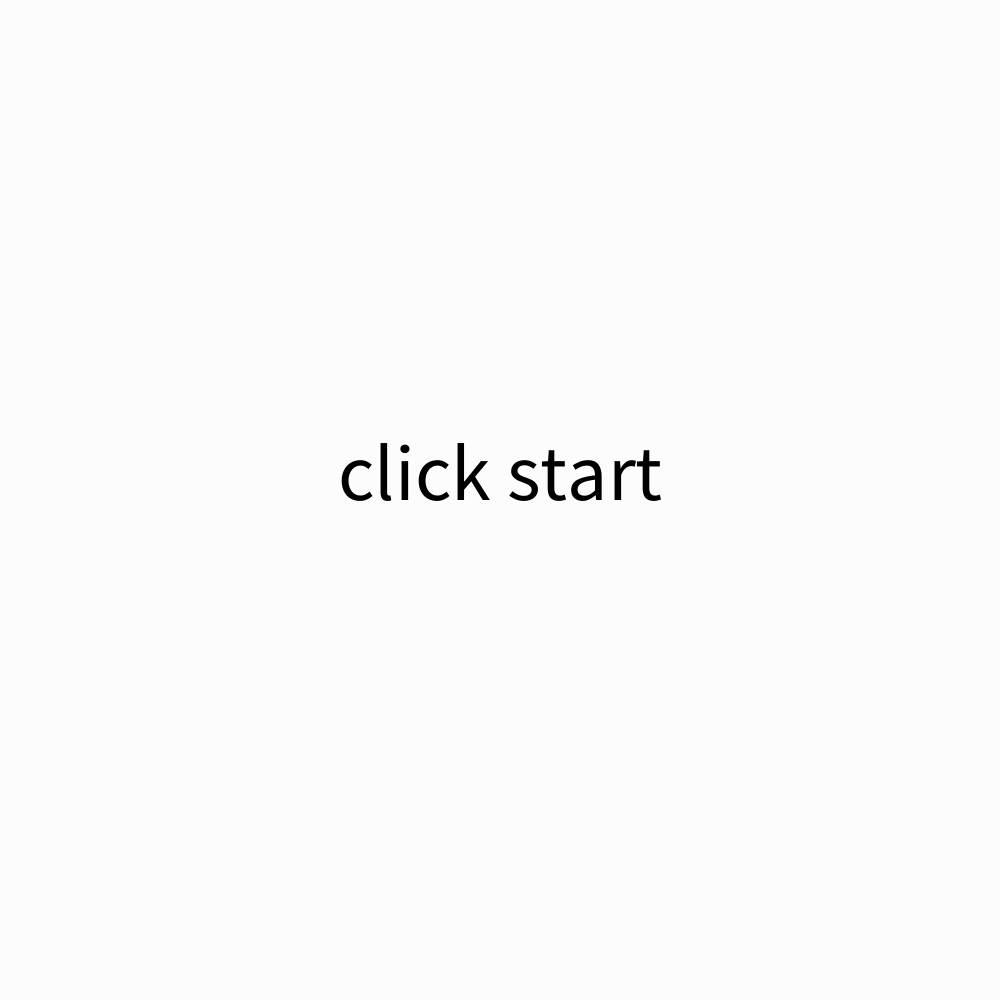
Frame 1 (no input)
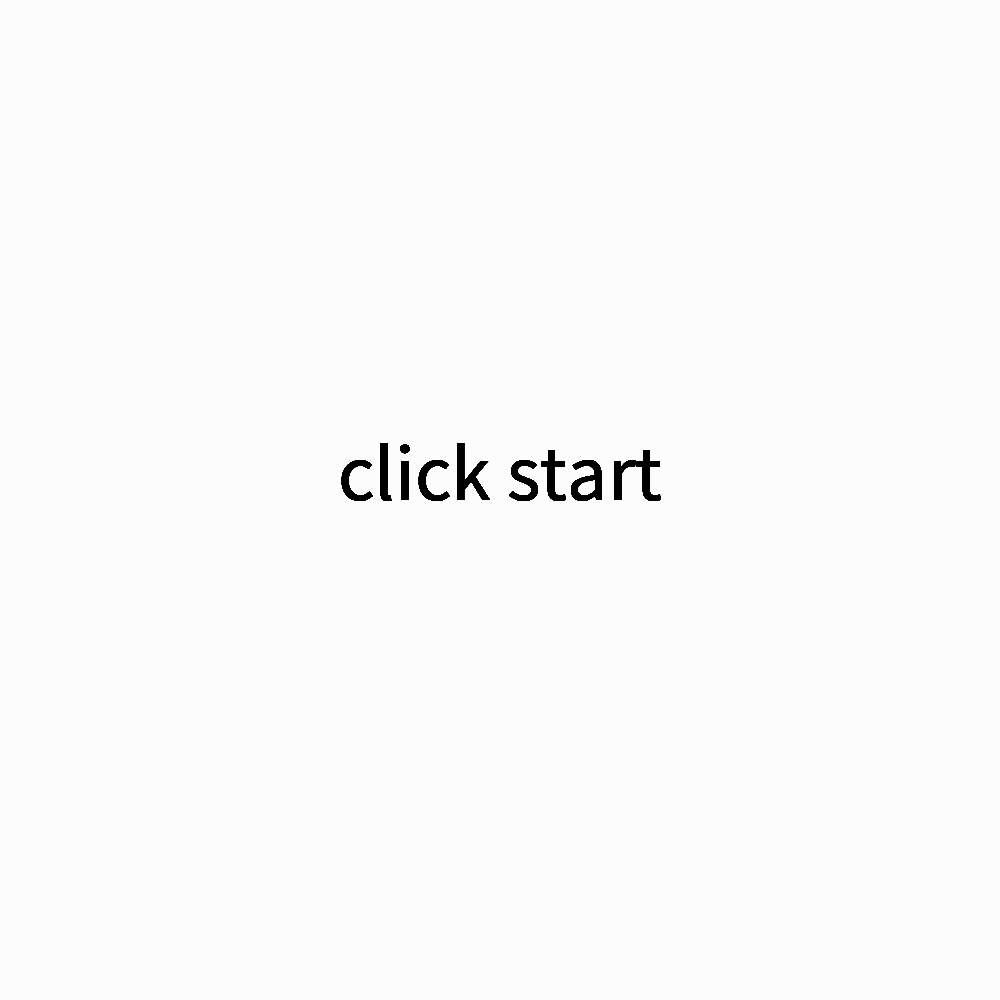
Frame 60 (the mouse pressed at the canvas centre just before this capture)
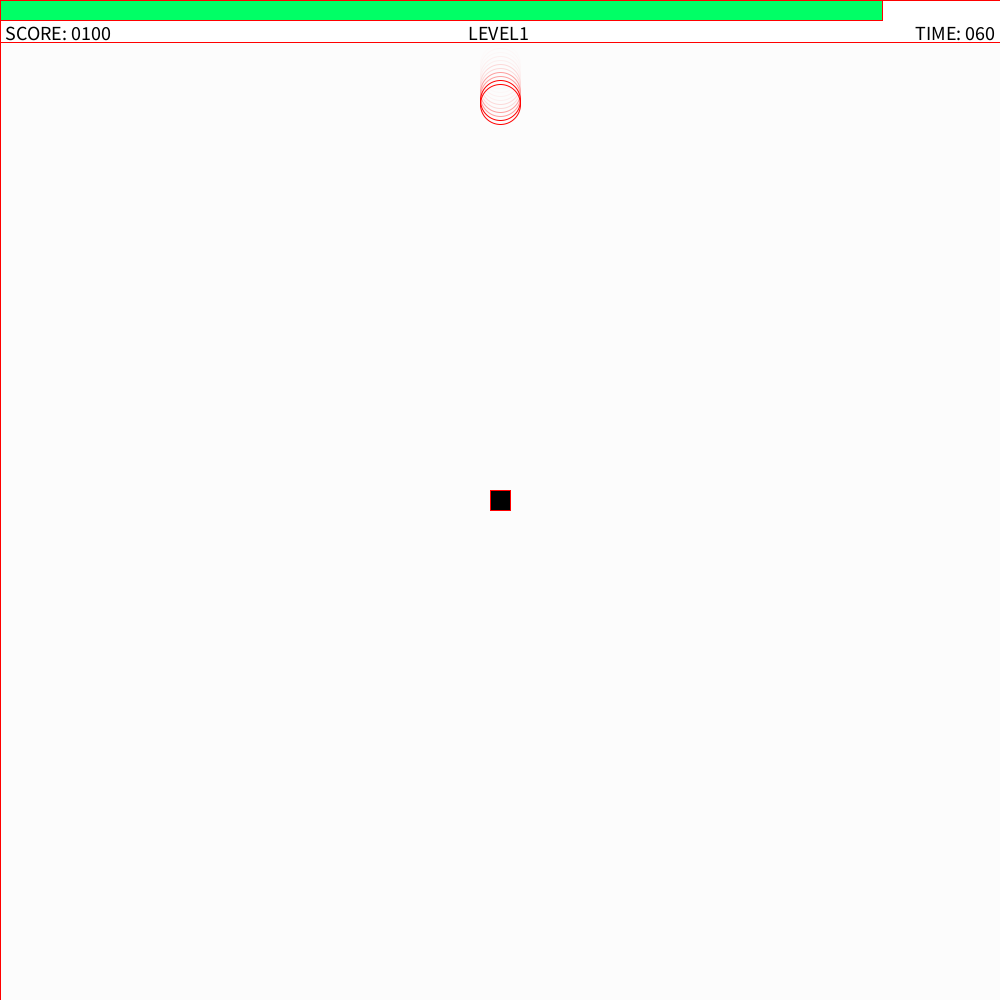
Frame 120 (the mouse held since frame 60 and released just before this capture)

The Processing sketch that drew these frames (run headless with seeded random() and noise(); from frame 60 on, the mouse is pressed at the canvas centre):

// Processing sketch: sketch4514
// ── sketch4514.pde
void setup(){
  size(1000, 1000);
  colorMode(HSB,100);
  background(99);
  frameRate(60);
  noCursor();
}



int n = 200;
int[] SF = new int[n];
int[] x = new int[n];
int[] y = new int[n];
int[] b = new int[n];
int[] SF2 = new int[n];
int[] a2a = new int[n];
int[] a2b = new int[n];
int[] b2 = new int[n];
int[] x2a = new int[n];
int[] x2b = new int[n];
int[] y2 = new int[n];
int[] SF3 = new int[n];
int[] x3 = new int[n];
int[] y3 = new int[n];
int[] b3 = new int[n];
float[] d1 = new float[n];
float[] d2 = new float[n];
float[] d3 = new float[n];
float[] d4 = new float[n];
int[] countlv1 = new int[n];
int[] countlv2xa = new int[n];
int[] countlv2xb = new int[n];
int[] countlv2y = new int[n];
int[] countlv3 = new int[n];
float[] ang = new float[n];
int r = 40;
int SFB1 = 0;
int SFB2 = 0;
int SFB3 = 0;
int LB = 0;
int i,point,CS;
float s;
int Lx = 1000;
int sizeU = 42;
int sizeD = 1000;
int sizeR = 1000;
int sizeL = 0;

void draw(){
    if(CS == 0){
        textAlign(CENTER);
        textSize(80);
        fill(0);
        text("click start",width/2,height/2);
        if(mousePressed){
            CS = 1;
        }
    }
    if(CS == 1){
  fade();
  LIFE();
  jiki();
  s += 1;
  if(Lx > 0){
    fill(0);
    textSize(20);
    textAlign(LEFT);
    text("SCORE: "+nf(point,4),5,40);
    textAlign(RIGHT);
    text("TIME: " +nf(s,3,0), width -5, 40);
    if(point <= 2000){
    textAlign(CENTER);
    text("LEVEL1 ", width/2, 40);
    }
    if(point > 2000 && point <= 20000){
    textAlign(CENTER);
    text("LEVEL2 ", width/2, 40);
    }
    if(point > 20000 && point <= 40000){
    textAlign(CENTER);
    text("LEVEL3 ", width/2, 40);
    }
    if(point > 35000){
    textAlign(CENTER);
    text("LEVEL4 ", width/2, 40);
    }
  }
  if(point >= 65000){
      CS = 3;
  }
    }
    if(CS == 2){
        gameover();
        if(mousePressed){
            retry();
            delay(60);
        }
    }
    if(CS == 3){
        gameclear();
        if(mousePressed){
            retry();
            delay(60);
        }
    }
}

void retry(){
    if((CS == 2) || (CS == 3)){
    for(i = 0; i < n; i ++){
        SF[i] = 0;
        x[i] = 0;
        y[i] = 0;
        b[i] = 0;
        SF2[i] = 0;
        a2a[i] = 0;
        a2b[i] = 0;
        b2[i] = 0;
        x2a[i] = 0;
        x2b[i] = 0;
        y2[i] = 0;
        SF3[i] = 0;
        x3[i] = 0;
        y3[i] = 0;
        b3[i] = 0;
        d1[i] = 0;
        d2[i] = 0;
        d3[i] = 0;
        d4[i] = 0;
        countlv1[i] = 0;
        countlv2xa[i] = 0;
        countlv2xb[i] = 0;
        countlv2y[i] = 0;
        countlv3[i] = 0;
        ang[i] = 0;
    }
    Lx = width;
    s = 0;
    point = 0;
    CS = 1;
    noCursor();
    }
}

void tamalv1(){
  if(mousePressed && point <= 2000 || mousePressed && point >= 40000){
    if(SFB1 == 0){
      for(i = 0; i < n; i ++)
      {
        if(SF[i] == 0)
        {
          x[i] = mouseX;
          y[i] = mouseY;
          SF[i] = 1;
          break;
        }
      }
    SFB1 = 1;
    }
  }
  else{
    SFB1 = 0;
  }
  for(i = 0; i < n; i ++){
    if(SF[i] == 1){
      if(b[i] == 0){
        y[i] -= 4;
        if(y[i] <= sizeU + r/2){
          b[i] = 1;
          countlv1[i] = 1;
          point += 100;
      }
      }
      if(b[i] == 1){
        y[i] += 4;
        if(y[i] >= sizeD - r/2){
          b[i] = 0;
          point += 100;
        }
      }
      stroke(120, 160, 255);
      fill(255);
      ellipse(x[i], y[i], r, r);
    }
  }
}

void tamalv2(){
  if(mousePressed && point <= 20000 || mousePressed && point >= 40000){
    if(SFB2 == 0){
      for(i = 0; i < n; i ++)
      {
        if(SF2[i] == 0)
        {
          x2a[i] = mouseX;
          x2b[i] = mouseX;
          y2[i] = mouseY;
          SF2[i] = 1;
          break;
        }
      }
    SFB2 = 1;
    }
  }
  else{
    SFB2 = 0;
  }
  for(i = 0; i < n; i ++){
    if(SF2[i] == 1){
        if(a2a[i] == 0){
            x2a[i] += 2;
            if(x2a[i] >= sizeR - r/2){
                a2a[i] = 1;
                countlv2xa[i] = 1;
                point += 100;
            }
        }
        if(a2a[i] == 1){
          x2a[i] -= 2;
          if(x2a[i] <= r/2){
            a2a[i] = 0;
            point += 100;
          }
        }
        if(a2b[i] == 0){
            x2b[i] -= 2;
            if(x2b[i] <= r/2){
                a2b[i] = 1;
                countlv2xb[i] = 1;
                point += 100;
            }
        }
        if(a2b[i] == 1){
          x2b[i] += 2;
          if(x2b[i] >= sizeR - r/2){
            a2b[i] = 0;
            point += 100;
          }
        }   
      if(b2[i] == 0){
        y2[i] -= 7;
        if(y2[i] <= sizeU + r/2){
          b2[i] = 1;
          countlv2y[i] = 1;
          point += 100;
      }
      }
      if(b2[i] == 1){
        y2[i] += 7;
        if(y2[i] >= sizeD){
          b2[i] = 0;
          point += 100;
        }
      }
      stroke(60, 160, 255);
      fill(255);
      ellipse(x2a[i], y2[i], r, r);
      ellipse(x2b[i], y2[i], r, r);
    }
  }
}

void tamalv3(){
  if(mousePressed){
    if(SFB3 == 0){
      for(i = 0; i < n; i ++)
      {
        if(SF3[i] == 0)
        {
          x3[i] = mouseX;
          y3[i] = mouseY;
          SF3[i] = 1;
          break;
        }
      }
    SFB3 = 1;
    }
  }
  else{
    SFB3 = 0;
  }
  for(i = 0; i < n; i ++){
    if(SF3[i] == 1){
      if(b3[i] == 0){
        y3[i] -= 7;
        if(y3[i] <= sizeU + r/2){
          b3[i] = 1;
          countlv3[i] = 1;
          point += 100;
      }
      }
      if(b3[i] == 1){
        ang[i] = atan2(mouseY - y3[i], mouseX - x3[i]);
          x3[i] += 5*cos(ang[i]);
          y3[i] += 5*sin(ang[i]);
      }
      stroke(30, 160, 255);
      fill(255);
      ellipse(x3[i], y3[i], r, r);
    }
  }
}


void jiki(){
  rectMode(CENTER);
  fill(0);
  rect(mouseX, mouseY, 20, 20);
    if(point >= 0 && point < 2000){
      tamalv1();
    }
    tamalv1();
    if(point >= 2000 && point < 20000){
      tamalv1();
      tamalv2();
    }
    if(point >= 20000){
        tamalv1();
        tamalv2();
        tamalv3();
    }
  for(i = 0; i < n; i ++){
    d1[i] = dist(mouseX, mouseY, x[i], y[i]);
        if(d1[i] <= 13 && d1[i] >= 0 && countlv1[i] == 1){
      CS = 2;
    }
  }
  for(i = 0; i < n; i ++){
    d2[i] = dist(mouseX, mouseY, x2a[i], y2[i]);
    if(d2[i] <= 13 && d2[i] >= 0 && countlv2xa[i] == 1 && countlv2y[i] == 1){
      CS = 2;
    }
  }
  for(i = 0; i < n; i ++){
    d3[i] = dist(mouseX, mouseY, x2b[i], y2[i]);
    if(d3[i] <= 13 && d3[i] >= 0 && countlv2xb[i] == 1 && countlv2y[i] == 1){
      CS = 2;
    }
  }
  for(i = 0; i < n; i ++){
    d4[i] = dist(mouseX, mouseY, x3[i], y3[i]);
    if(d4[i] <= 6 && d3[i] >= 0 && countlv3[i] == 1){
      CS = 2;
    }
  }
}

void LIFE(){
  rectMode(CORNER);
  fill(255,0,255);
  rect(0, 0, width, 42);
  Lx -= 1.5;
  if(mousePressed && Lx > 0){
    if(LB == 0){
    if(Lx + 20 <= width){
    Lx += 80;
    }else if(Lx + 40 > width){
      Lx = width;
    }
    LB = 1;
  }
  }else {
    LB = 0;
  }
  fill(40, 100, 255);
  rect(0, 0, Lx, 20);
  if(Lx <= 0){
    CS = 2;
  }
}

void gameover(){
    cursor();
    fill(0);
    rectMode(CENTER);
    rect(width/2, height/2, width, height);
    fill(250, 100, 255);
    textAlign(CENTER);
    textSize(80);
    text("GAME OVER",width/2,height/2 - 70);
    textSize(40);
    text("TIME: " +nf(s,3,0), width/2, height/2);
    text("SCORE: "+nf(point,4),width/2,height/2 + 50);
}

void gameclear(){
    cursor();
    textAlign(CENTER);
    rectMode(CENTER);
    fill(0);
    rect(width/2, height/2, width, height);
    textSize(80);
    fill(255,0,255);
    text("gameclear!",width/2,height/2 - 70);
    textSize(40);
    text("TIME: " +nf(s,3,0), width/2, height/2);
}


  
void fade(){
  fill(99,63);
  rectMode(CENTER);
  rect(width/2, height/2, width, height);
}
